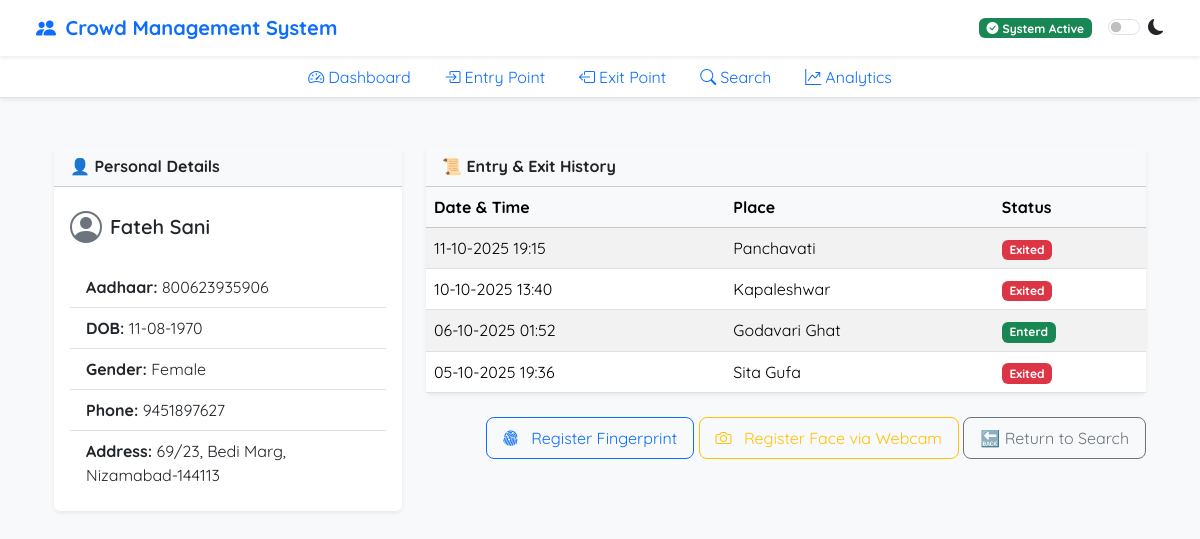
Screenshot of /profile/800623935906 with the database file from the repository.
### models.py (models this page shows)
class aadharinfo(db.Model):
    aadhar_number = db.Column(db.BigInteger,primary_key = True)
    name = db.Column(db.String(250))
    dob = db.Column(db.DateTime)
    gender = db.Column(db.String(20))
    address = db.Column(db.Text)
    phone_number = db.Column(db.BigInteger)
    fingerprint_data = db.Column(db.LargeBinary,nullable=True)
    face_embedding = db.Column(db.LargeBinary,nullable = True)
    logs = db.relationship("entrylogs",back_populates="card")

class entrylogs(db.Model):
    id = db.Column(db.Integer, primary_key=True)
    aadhar_number = db.Column(db.BigInteger,db.ForeignKey('aadharinfo.aadhar_number'), nullable=False)
    entry_time = db.Column(db.DateTime, default=datetime.now)
    entry_place = db.Column(db.Text)
    current_place = db.Column(db.Text)
    visited_places = db.Column(db.Text)
    status = db.Column(db.Text, default='active')
    card = db.relationship("aadharinfo", back_populates="logs")

### routes/profile.py (the view)
@profile_bp.route("/profile/<int:aadhar_number>", methods=['GET', 'POST'], endpoint="profile")
def profile(aadhar_number):
    person = aadharinfo.query.filter_by(aadhar_number=aadhar_number).first()
    if not person:
        flash("User not found!", "danger")
        return redirect(url_for("search.search"))
    logs = entrylogs.query.filter_by(aadhar_number=aadhar_number).order_by(entrylogs.entry_time.desc()).all()
    return render_template("profile.html", person=person, logs=logs)

### main.py (called while the page is built)
@app.before_request
def clear_session_on_restart():
    global server_started
    if server_started :
        session.pop("entry_point", None)
        server_started = False

### Templates/profile.html (shortened to what this page needs)
{% extends "header.html" %}
{% block content %}
<div class="container mt-4">
  <div class="row">
    <div class="col-md-4">
      <div class="card shadow-sm mb-4 border-0">
        <div class="card-header bg-light fw-bold">👤 Personal Details</div>
        <div class="card-body">
          <div class="mb-3 d-flex align-items-center">
            <i class="bi bi-person-circle fs-2 text-secondary me-2"></i>
            <h5 class="fw-semibold mb-0">{{ person.name }}</h5>
          </div>
          <ul class="list-group list-group-flush">
            <li class="list-group-item"><strong>Aadhaar:</strong> {{ person.aadhar_number }}</li>
            <li class="list-group-item"><strong>DOB:</strong> {{ person.dob.strftime('%d-%m-%Y') }}</li>
            <li class="list-group-item"><strong>Gender:</strong> {{ person.gender }}</li>
            <li class="list-group-item"><strong>Phone:</strong> {{ person.phone_number }}</li>
            <li class="list-group-item"><strong>Address:</strong> {{ person.address }}</li>
          </ul>
        </div>
      </div>
    </div>
    <div class="col-md-8">
      <div class="card shadow-sm mb-4 border-0">
        <div class="card-header bg-light fw-bold">📜 Entry & Exit History</div>
        <div class="card-body p-0">
          {% if logs %}
          <div class="table-responsive" style="max-height: 400px; overflow-y: auto;">
            <table class="table table-striped mb-0">
              <thead class="table-light sticky-top">
                <tr>
                  <th>Date & Time</th>
                  <th>Place</th>
                  <th>Status</th>
                </tr>
              </thead>
              <tbody>
                {% for log in logs %}
                <tr>
                  <td>{{ log.entry_time.strftime('%d-%m-%Y %H:%M') }}</td>
                  <td>{{ log.entry_place }}</td>
                  <td>
                    <span class="badge {% if log.status == 'Enterd' %}bg-success{% else %}bg-danger{% endif %}">
                      {{ log.status }}
                    </span>
                  </td>
                </tr>
                {% endfor %}
              </tbody>
            </table>
          </div>
          {% else %}
          <p class="text-muted p-3">No logs found.</p>
          {% endif %}
        </div>
      </div>
     <div class="text-end mt-3">
  <a href="{{ url_for('fingerprint.register_fingerprint', aadhar_number=person.aadhar_number) }}"
     class="btn btn-outline-primary rounded-3 mb-2 px-3 py-2">
    <i class="bi bi-fingerprint me-2"></i> Register Fingerprint
  </a>
  <a href="{{ url_for('face.register_face_webcam', aadhar_number=person.aadhar_number) }}"
     class="btn btn-outline-warning rounded-3 mb-2 px-3 py-2">
    <i class="bi bi-camera me-2"></i> Register Face via Webcam
  </a>
  <a href="{{ url_for('search.search') }}"
     class="btn btn-outline-secondary rounded-3 mb-2 px-3 py-2">
    🔙 Return to Search
  </a>
</div>
{% endblock %}

### Templates/header.html (style rules this page uses)
body, h1, h2, h3, h4, h5, h6, p, a, span, div, li { font-family: 'Quicksand', sans-serif !important; }

### rows the page displays
aadharinfo: name "Fateh Sani", aadhar_number "800623935906", dob "11-08-1970", gender "Female", phone_number "9451897627", address "69/23, Bedi Marg, Nizamabad-144113"
entrylogs: entry_time "11-10-2025 19:15", entry_place "Panchavati", status "Exited"
entrylogs: entry_time "10-10-2025 13:40", entry_place "Kapaleshwar", status "Exited"
entrylogs: entry_time "06-10-2025 01:52", entry_place "Godavari Ghat", status "Enterd"
entrylogs: entry_time "05-10-2025 19:36", entry_place "Sita Gufa", status "Exited"
